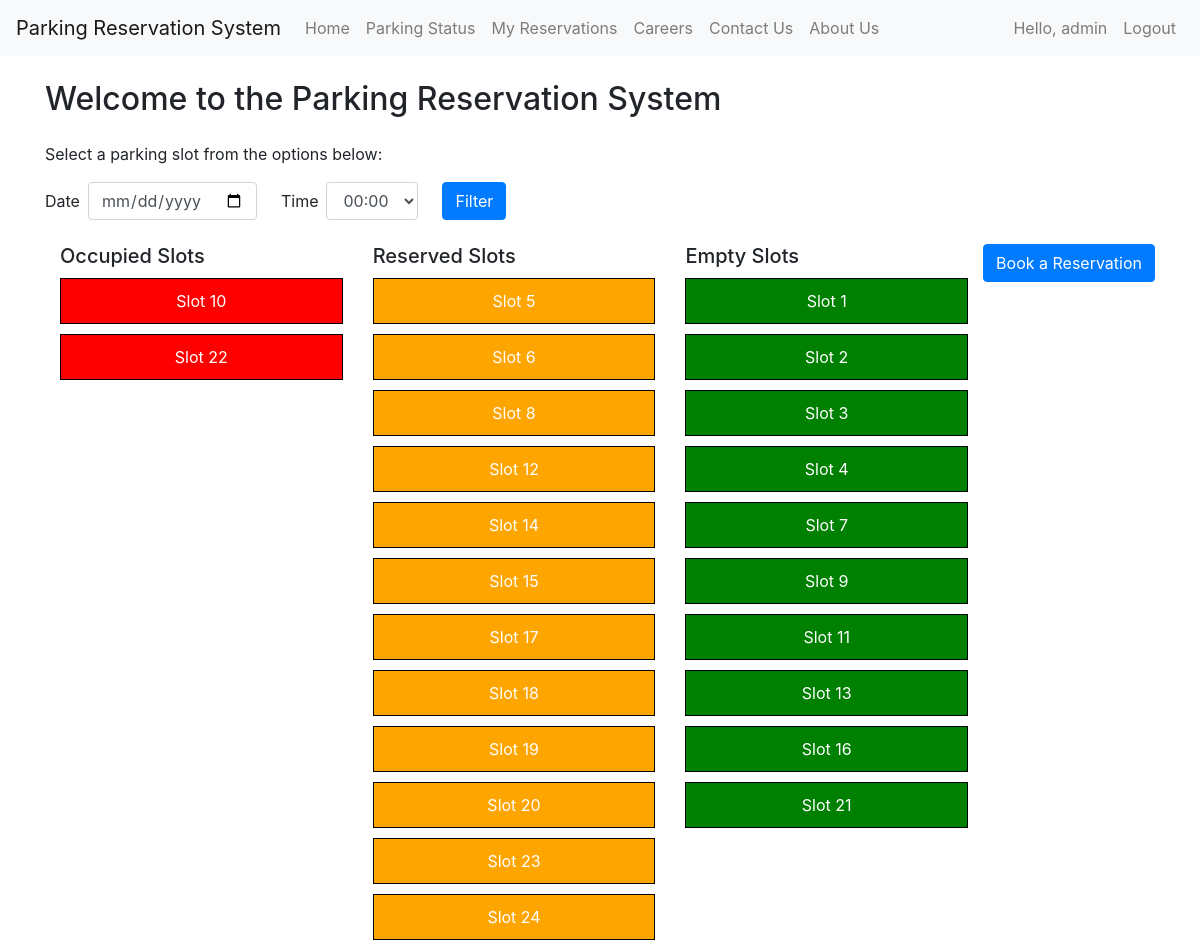
/parking_status (signed in), run on the app's committed database.
### app.py (models this page shows, shortened)
class User(db.Model):
    id = db.Column(db.Integer, primary_key=True)
    username = db.Column(db.String(20), unique=True, nullable=False)
    email = db.Column(db.String(120), unique=True, nullable=False)
    is_admin = db.Column(db.Boolean, default=False)
    vehicle = db.Column(db.String(20), nullable=True)
    password_hash = db.Column(db.String(128))
    @property
    def is_authenticated(self):
        return True

class Slot(db.Model):
    id = db.Column(db.Integer, primary_key=True)
    status = db.Column(db.String(50), nullable=False)
    date = db.Column(db.Date, nullable=True)
    start_time = db.Column(db.Time, nullable=True)
    end_time = db.Column(db.Time, nullable=True)

### app.py (the view)
@app.route('/parking_status')
def parking_status():
    slots = Slot.query.all()
    return render_template('parking_status.html', slots=slots)

### app.py (called while the page is built)
@login_manager.user_loader
def load_user(user_id):
    return User.query.get(int(user_id))

### templates/parking_status.html (shortened to what this page needs)
<!DOCTYPE html>
{% extends "base.html" %} {% block title %} Parking Status {% endblock %} {%
block content %}
<div class="container">
  <h2 class="my-4">Welcome to the Parking Reservation System</h2>
  <p>Select a parking slot from the options below:</p>
  <div class="mb-4">
    <form class="form-inline">
      <div class="form-group">
        <label for="filter_date" class="mr-2">Date</label>
        <input
          type="date"
          class="form-control mr-4"
          id="filter_date"
          name="filter_date"
          required
        />
      </div>
      <div class="form-group">
        <label for="filter_time" class="mr-2">Time</label>
        <select class="form-control mr-4" id="filter_time" name="filter_time">
          {% for i in range(24) %}
          <option value="{{ '%02d:00' % i }}">{{ '%02d:00' % i }}</option>
          {% endfor %}
        </select>
      </div>
      <button type="submit" class="btn btn-primary">Filter</button>
    </form>
  </div>
  <div class="mb-4">
    <a href="/reserve" class="btn btn-primary float-right"
      >Book a Reservation</a
    >
  </div>
  <div class="row">
    <div class="col-4">
      <h5>Occupied Slots</h5>
      {% for slot in slots if slot.status == 'occupied' %}
      <div class="slot occupied">Slot {{ slot.id }}</div>
      {% endfor %}
    </div>
    <div class="col-4">
      <h5>Reserved Slots</h5>
      {% for slot in slots if slot.status == 'reserved' %}
      <div class="slot reserved">Slot {{ slot.id }}</div>
      {% endfor %}
    </div>
    <div class="col-4">
      <h5>Empty Slots</h5>
      {% for slot in slots if slot.status == 'empty' %}
      <div class="slot empty">Slot {{ slot.id }}</div>
      {% endfor %}
    </div>
  </div>
</div>
{% endblock %}

### templates/base.html (shortened to what this page needs)
<!DOCTYPE html>
<html>
  <head>
    <link
      rel="stylesheet"
      href="https://stackpath.bootstrapcdn.com/bootstrap/4.5.0/css/bootstrap.min.css"
    />
  </head>
  <body>
    <nav class="navbar navbar-expand-lg navbar-light bg-light">
      <a class="navbar-brand" href="#">Parking Reservation System</a>
      <div class="collapse navbar-collapse" id="navbarNav">
        <ul class="navbar-nav">
          <li class="nav-item">
            <a class="nav-link" href="/">Home</a>
          </li>
          <li class="nav-item">
            <a class="nav-link" href="/parking_status">Parking Status</a>
          </li>
          {% if current_user.is_authenticated %}
          <li class="nav-item">
            <a class="nav-link" href="/my_reservations">My Reservations</a>
          </li>
          {% endif %}
          <li class="nav-item">
            <a class="nav-link" href="/careers">Careers</a>
          </li>
          <li class="nav-item">
            <a class="nav-link" href="/contact_us">Contact Us</a>
          </li>
          <li class="nav-item">
            <a class="nav-link" href="/about_us">About Us</a>
          </li>
        </ul>
        <ul class="navbar-nav ml-auto">
          {% if current_user.is_authenticated %}
          <li class="nav-item">
            <a class="nav-link">Hello, {{ current_user.username }}</a>
          </li>
          <li class="nav-item">
            <a class="nav-link" href="/logout">Logout</a>
          </li>
          {% else %}
          <li class="nav-item">
            <a class="nav-link" href="/login">Login</a>
          </li>
          {% endif %}
        </ul>
      </div>
    </nav>
    {% block content %}{% endblock %}
  </body>
</html>

### templates/parking_status.html (style rules this page uses)
.slot { border: 1px solid black; padding: 10px; margin: 10px 0; text-align: center; }
.occupied { background-color: red; color: white; }
.reserved { background-color: orange; color: white; }
.empty { background-color: green; color: white; }

### data on the page
User: username "admin"
Slot: id "10"
Slot: id "22"
Slot: id "5"
Slot: id "6"
Slot: id "8"
Slot: id "12"
Slot: id "14"
Slot: id "15"
Slot: id "17"
Slot: id "18"
Slot: id "19"
Slot: id "20"
Slot: id "23"
Slot: id "24"
Slot: id "1"
Slot: id "2"
Slot: id "3"
Slot: id "4"
Slot: id "7"
Slot: id "9"
Slot: id "11"
Slot: id "13"
Slot: id "16"
Slot: id "21"

### other printed values
form field filter_time "00:00"
